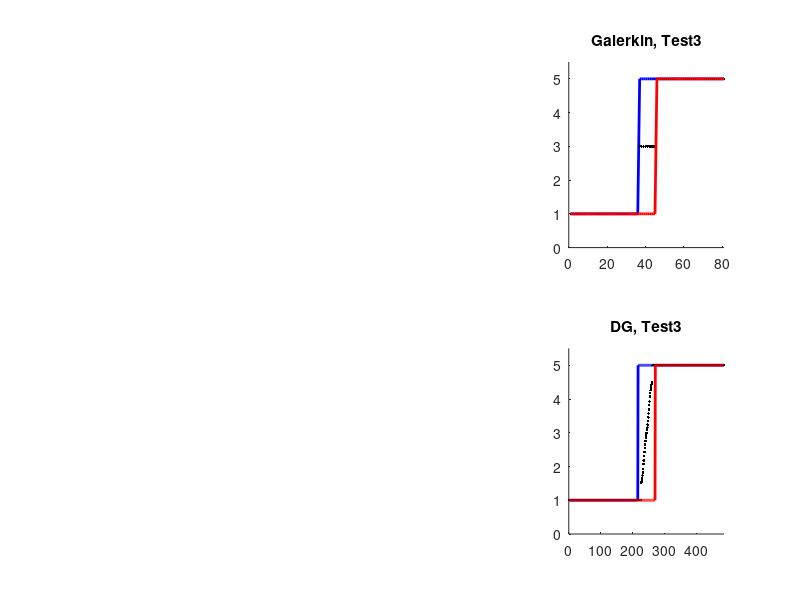

Source code (MATLAB):
function  Fce_abc
% Discontinuous galerkin, diffusion-reaction, piecewise linear functions
% (comparison with continuous Lagrange FEM)
% (0,L1) x (0,L2)
% boundary edges icluded !

% close all
clear all;
poradi_kresleni = 3; % choose the column in the figure and various functions FA and FAP !!

Uniform = 1; % 1=uniform or 0=nonuniform (so far 1 is working only)
toler = 1e1; % tolerance - not needed here; we only draw spectra and their bounds
max_steps = 500;
L1 = 1; L2 = 1; 
c_sigma = 2;  % sigma_p for the original problem ( >=2)
c_sigma_p = 2; % sigma_p for preconditioning problem ( >=2)

Nintervals = 10

NNN = ones(2,1)*Nintervals; % number of intervals in every direction (2D)
N1 = NNN(1); N2 = NNN(2); % number of intervals
x1 = linspace(0,L1,N1+1);
x2 = linspace(0,L2,N2+1);
if (Uniform==1) 
    h1 = L1/N1; h2 = L2/N2; 
    Ninner = (N1-1)*(N2-1);
end;
[X1,X2] = meshgrid(x1,x2);
[nodes,bnodes] = Nodes(N1,N2,L1,L2); % all nodes, including boundary nodes
elem = Elem(N1,N2,nodes);
Nele = max(size(elem))
Nnod = (N1+1)*(N2+1)
Nvox = N1*N2;  % number of pixels
more2few = More2Few(elem,Nele); % structure: elem, node_few
edge2elem = Edge2Elem(elem,Nele); 
% structure: n1,n2,e1,e2,n11,n12,n13,n21,n22,n23,m11,m12,m13,m21,m22,m23
pom = size(edge2elem);
Nedg = pom(1);
Ndof = 3*Nele;

% continuous Galerkin: ======================================
A = zeros(Nnod); % stiffness matrix
AP = A;
B = zeros(Nnod,1); % rhs
D1 = zeros(Nele,Nnod); % 2 matrices of derivatives in quadrature points (dx and dy)
D2 = zeros(Nele,Nnod);
upp1 = zeros(Nele,1);
low1 = zeros(Nele,1);
APcoord = zeros(Nele,3);
for kk = 1:Nele
    Apom = zeros(3);
    APpom = zeros(3);
    kde = elem(kk,1:3);
    nod = nodes(kde,:);
    dd = abs(det([nod(1,:)-nod(3,:);nod(2,:)-nod(3,:)]))/2;
    nod1 = [nod,ones(3,1)];
    der = inv(nod1);
    der = der(1:2,:); % d/dx, d/dy for 3 basis functions
    g = sum(nod)/3; % mass center
    aa = FA(g(1),g(2)); 
    aap = FAP(g(1),g(2));
    ff = FF(g(1),g(2));  
    rr = FR(g(1),g(2));
    rrp = FRP(g(1),g(2));    
    pom8 = [kk,kk+1*Nele];
    % derivatives [dxu1,0,dyu1]' and [0,dyu2,dxu2]' in all quad.points:    
    derr = [der(1,:);der(2,:)]; 
    pom = derr'*aa*derr;
    pomp = derr'*aap*derr;
    Apom = pom*dd + rr*[2,1,1;1,2,1;1,1,2]*h1*h2/24;  % ?correct
    APpom = pomp*dd + rrp*[2,1,1;1,2,1;1,1,2]*h1*h2/24;  % ?correct
    A(kde,kde) = A(kde,kde) + Apom;
    AP(kde,kde) = AP(kde,kde) + APpom;
    B(kde) = B(kde)+ff*dd/6;
    pom8 = sort(eig(Apom));  
    pom8p = sort(eig(APpom));  
    if (min(pom8)<-0.0001  || min(pom8p)<-0.0001) 
       disp('=========== chyba ============');  
       [pom8,pom8p]
       return; end;   
    pom9 = pinv(APpom)*Apom;   
    p9 = sort(real(eig(pom9)));
    if (abs(p9(1))<0.00001) low1(kk) = p9(2);
    else low1(kk) = p9(1); end;
    upp1(kk) = p9(end);
    APcoord(kk,:) = kde;
end;
low2 = zeros(Nnod,1)+1e8;;
upp2 = zeros(Nnod,1)-100;
APc1 = zeros(Nnod,3);
APc2 = APc1;
for kk = 1:Nele % 
    for j = 1:3
        s = elem(kk,j);
        if (low1(kk)<low2(s)) low2(s)=low1(kk); APc1(s,:) = APcoord(kk,:); end;       
        if (upp1(kk)>upp2(s)) upp2(s)=upp1(kk); APc2(s,:) = APcoord(kk,:); end;
    end;        
end;
for k = Nnod:-1:1 
if (bnodes(k)==1) A(k,:) = []; A(:,k) = []; B(k) = []; 
    AP(k,:) = []; AP(:,k) = []; 
    upp2(k) = []; low2(k) = [];
    APc1(k,:) = [];  APc2(k,:) = [];
end;
end;
% maybe better lower and upper bounds: 
 y = ContGalBounds(elem,Nele,Nnod,bnodes,low1,upp1,Ninner);
 low3 = y(1:Ninner,1);
 upp3 = y(1:Ninner,2);

%solution U:
U = A\B;
U1 = reshape(U,N1-1,N2-1);
U2 = zeros(N1+1,N2+1);
U2(2:N1,2:N2) = U1';
% subplot(2,2,1);
% surf(X1,X2,U2); 
% title('Cont G solution')
% view(15,15);

subplot(2,3,poradi_kresleni);
cla; hold on;
eigA = sort(real(eig(A)));
eigPA = sort(real(eig(inv(AP)*A)));
conditionA = max(eigA)/min(eigA)
conditionPA = max(eigPA)/min(eigPA)
plot(sort(upp2),'b','LineWidth',2);
plot(eigPA,'k.');
plot(sort(low2),'r','LineWidth',2);
axis([0,max(size(upp2)),0,max(upp2)+0.5])
% plot(low3(1:(N1-1)*(N2-1)),'k--');
% plot(upp3((N1-1)*(N2-1):-1:1),'k--');
k = 5;
ccc = strcat("Galerkin, Test ",num2str(poradi_kresleni))
title(ccc)
if (poradi_kresleni==2) legend('\gamma_{max}','\sigma(P_{G}^{-1}A_G)','\gamma_{min}');end;
conditionPAbound = max(upp2)/min(low2)

[x,flag,relres,iterPG]  = cgs(A,B,toler,max_steps,AP);
[x,flag,relres,iterG]  = cgs(A,B,toler,max_steps);
iteraceGaPG = [iterG,iterPG]


% discontinuous Galerkin: =============================================
ADG = zeros(Ndof); % DOFs - nodal values of disc. lin. function
APDG = ADG;
BDG = zeros(Ndof,1);
lower = zeros(Nedg,1);
upper = zeros(Nedg,1);
minAeig = 1e10;
maxAeig = -1;
for kk = 1:Nedg    
    Apom = zeros(6);
    APpom = zeros(6);
    p = edge2elem(kk,:);

% structure of a row: n1,n2,e1,e2,n11,n12,n13,n21,n22,n23,m11,m12,m13,m21,m22,m23
% (2 nodes, 2 elements (left, right), 
% 3 unique global numbers of nodes (left), 3 unique global numbers of nodes (right), 
% 3 longer global numbers of nodes (left), 3 longer global numbers of nodes (right))

    if (p(4)==0) % 1/3 of diffusion, reaction and F and both boundary integrals
        e1 = p(3);
        dof1 = p([11,12,13]); % nodesDG in first elem
        n1 = p([5,6,7]); % nodes in first elem
        point1 = nodes(n1,:);
        cen1 = sum(point1)/3;
        % element1 integral 1/3: 
        dd1 = abs(det([point1(1,:)-point1(3,:);point1(2,:)-point1(3,:)]))/2;
        nod1 = [point1,ones(3,1)];
        der1 = inv(nod1);
        derr1 = der1(1:2,:); % d/dx, d/dy for 3 basis functions
        aa1 = FA(cen1(1),cen1(2)); 
        ff1 = FF(cen1(1),cen1(2));
        pp1 = FAP(cen1(1),cen1(2));         
        pom1 = derr1'*aa1*derr1;  
        ADG(dof1,dof1) = ADG(dof1,dof1) + pom1*dd1/3;
        APDG(dof1,dof1) = APDG(dof1,dof1) + derr1'*pp1*derr1*dd1/3;
        BDG(dof1) = BDG(dof1) + ff1*dd1/6/3;
         Apom = pom1*dd1/3;
         APpom = derr1'*pp1*derr1*dd1/3;
        pom9 = pinv(APpom)*Apom;
        p9 = sort(real(eig(pom9)));
        lower(kk) = p9(2);
        upper(kk) = p9(end);
        
        % mass matrices: [2,1,1;1,2,1;1,1,2]*h^2/24;  % only ONE THIRD!
        rr1 = FR(cen1(1),cen1(2));    
        prr1 = FRP(cen1(1),cen1(2));    
        ADG(dof1,dof1) = ADG(dof1,dof1) + rr1*[2,1,1;1,2,1;1,1,2]*h1*h2/24/3;
        APDG(dof1,dof1) = APDG(dof1,dof1) + prr1*[2,1,1;1,2,1;1,1,2]*h1*h2/24/3;    
        Apom(1:3,1:3) = Apom(1:3,1:3) + rr1*[2,1,1;1,2,1;1,1,2]*h1*h2/24/3;    
        APpom(1:3,1:3) = APpom(1:3,1:3) + prr1*[2,1,1;1,2,1;1,1,2]*h1*h2/24/3;
         
        % edge integral:
        p1 = nodes(n1(1),:);
        p2 = nodes(n1(2),:);    
        de = norm(p2-p1); % edge length
        nor1 = p2 - p1;
        nor1 = [nor1(2),-nor1(1)];    
        nor1 = nor1/norm(nor1); % unit normal (directing to right)    
        flux1 = derr1'*aa1*nor1';       
        flux1p = derr1'*pp1*nor1';
        pom1 = [flux1]/2;    
        pom1p = [flux1p]/2;
        pom2 = [1,1,0]/2;
        flux = -(pom1*pom2+pom2'*pom1')*de; % co zde, + nebo - ????
        fluxP = -(pom1p*pom2+pom2'*pom1p')*de;  
        ADG([dof1],[dof1]) = ADG([dof1],[dof1]) + flux;
        APDG([dof1],[dof1]) = APDG([dof1],[dof1]) + fluxP; % !!!
        Apom = Apom + flux;    
        APpom = APpom + fluxP;  % !!!
 
        % penalty term:
        lam_aL = real(eig(aa1));        
        lam_pL = real(eig(pp1));        
        sigmaloc = 6/de*(max(lam_aL)^2/min(lam_aL) ) *  c_sigma;
        sigmaloc_p = 6/de*(max(lam_pL)^2/min(lam_pL) )  * c_sigma_p;    

        pom7 = [2,1;1,2]*de/6; % integrals of [[u]][[v]] 

        APDG([dof1(1:2)],[dof1(1:2)]) = APDG([dof1(1:2)],[dof1(1:2)])+pom7*sigmaloc_p; % !!!
        Apom([1,2],[1,2]) =  Apom([1,2],[1,2]) + pom7*sigmaloc;
        APpom([1,2],[1,2]) =  APpom([1,2],[1,2]) + pom7*sigmaloc_p;% !!!   
        
        % check of positivity:
        pom8 = sort(real(eig(Apom)));  
        pom8p = sort(real(eig(APpom)));  
        if (min(pom8)<-0.0000001  || min(pom8p)<-0.000001) 
        disp('=========== chyba ============'); 
        [pom8,pom8p]
        kk
        return; end;
        if (pom8(1)<minAeig) minAeig = pom8(1); end;
        if (pom8(end)>maxAeig) maxAeig = pom8(end); end;
        % eigen-bounds preparing: 
        pom9 = pinv(APpom)*Apom;
        p9 = sort(real(eig(pom9)));
        if (abs(p9(1))<0.000001) lower(kk) = p9(2);
        else lower(kk) = p9(1); end;
%       lower(kk) = p9(1);
        upper(kk) = p9(end);   
        continue;   
    end;
    n1 = edge2elem(kk,[5,6,7]); %elem(e1,:);   
    n2 = edge2elem(kk,[8,9,10]); %elem(e2,:);
    dof1 = edge2elem(kk,11:13); % 
    dof2 = edge2elem(kk,14:16); % 
    sdof1 = sort(dof1);
    sdof2 = sort(dof2);
    point1 = nodes(n1,:);
    point2 = nodes(n2,:);
    cen1 = sum(point1)/3;
    cen2 = sum(point2)/3;     
    % element1 integral 1/3:    
    dd1 = abs(det([point1(1,:)-point1(3,:);point1(2,:)-point1(3,:)]))/2;
    nod1 = [point1,ones(3,1)];
    der1 = inv(nod1);
    derr1 = der1(1:2,:); % d/dx, d/dy for 3 basis functions
    aa1 = FA(cen1(1),cen1(2)); 
    pp1 = FAP(cen1(1),cen1(2));
    ff1 = FF(cen1(1),cen1(2)); 
%     derr1 = [der1(1,:);der1(2,:)]; 
    pom1 = derr1'*aa1*derr1;
    pom1p = derr1'*pp1*derr1;
    ADG(dof1,dof1) = ADG(dof1,dof1) + pom1*dd1/3;
    APDG(dof1,dof1) = APDG(dof1,dof1) + pom1p*dd1/3;
    BDG(dof1) = BDG(dof1) + ff1*dd1/6/3;   
   % element2 integral 1/3:    
    dd2 = abs(det([point2(1,:)-point2(3,:);point2(2,:)-point2(3,:)]))/2;
    nod2 = [point2,ones(3,1)];
    der2 = inv(nod2);
    derr2 = der2(1:2,:); % d/dx, d/dy for 3 basis functions
    aa2 = FA(cen2(1),cen2(2)); 
    pp2 = FAP(cen2(1),cen2(2)); 
    ff2 = FF(cen2(1),cen2(2));
%     derr2 = [der2(1,:);der2(2,:)]; 
    pom2 = derr2'*aa2*derr2;
    pom2p = derr2'*pp2*derr2;
    ADG(dof2,dof2) = ADG(dof2,dof2) + pom2*dd2/3;
    APDG(dof2,dof2) = APDG(dof2,dof2) + pom2p*dd2/3;
    BDG(dof2) = BDG(dof2) + ff2*dd2/6/3;    
    Apom(1:3,1:3) = pom1*dd1/3;
    Apom(4:6,4:6) = pom2*dd2/3;
    APpom(1:3,1:3) = pom1p*dd1/3;
    APpom(4:6,4:6) = pom2p*dd2/3;  
   
  % mass matricces: [2,1,1;1,2,1;1,1,2]*h^2/24;  % only ONE THIRD!
    rr1 = FR(cen1(1),cen1(2));
    rr2 = FR(cen2(1),cen2(2));
    prr1 = FRP(cen1(1),cen1(2));
    prr2 = FRP(cen2(1),cen2(2));
    ADG(dof1,dof1) = ADG(dof1,dof1) + rr1*[2,1,1;1,2,1;1,1,2]*h1*h2/24/3;
    ADG(dof2,dof2) = ADG(dof2,dof2) + rr2*[2,1,1;1,2,1;1,1,2]*h1*h2/24/3;
    APDG(dof1,dof1) = APDG(dof1,dof1) + prr1*[2,1,1;1,2,1;1,1,2]*h1*h2/24/3;
    APDG(dof2,dof2) = APDG(dof2,dof2) + prr2*[2,1,1;1,2,1;1,1,2]*h1*h2/24/3;
    Apom(1:3,1:3) = Apom(1:3,1:3) + rr1*[2,1,1;1,2,1;1,1,2]*h1*h2/24/3;
    Apom(4:6,4:6) = Apom(4:6,4:6) + rr2*[2,1,1;1,2,1;1,1,2]*h1*h2/24/3;
    APpom(1:3,1:3) = APpom(1:3,1:3) + prr1*[2,1,1;1,2,1;1,1,2]*h1*h2/24/3;
    APpom(4:6,4:6) = APpom(4:6,4:6) + prr2*[2,1,1;1,2,1;1,1,2]*h1*h2/24/3;    
       
  % edge integral:
    p1 = nodes(n1(1),:);
    p2 = nodes(n1(2),:);    
    de = norm(p2-p1); % edge length
    nor1 = p2 - p1;
    nor1 = [nor1(2),-nor1(1)];    
    nor1 = nor1/norm(nor1); % unit normal (directing to right)
    
    flux1 = derr1'*aa1*nor1';
    flux2 = derr2'*aa2*nor1';
    flux1p = derr1'*pp1*nor1';
    flux2p = derr2'*pp2*nor1';
    pom1 = [flux1;flux2]/2;    
    pom1p = [flux1p;flux2p]/2;
    pom2 = [1,1,0,-1,-1,0]/2;
    flux = -(pom1*pom2+pom2'*pom1')*de; % co zde, + nebo - ????
    fluxP = -(pom1p*pom2+pom2'*pom1p')*de;    
    
    ADG([dof1,dof2],[dof1,dof2]) = ADG([dof1,dof2],[dof1,dof2]) + flux;
      APDG([dof1,dof2],[dof1,dof2]) = APDG([dof1,dof2],[dof1,dof2]) + fluxP; % !!!
    Apom = Apom + flux;    
      APpom = APpom + fluxP;  % !!!

  % penalty term:
  lam_aL = real(eig(aa1));
  lam_aR = real(eig(aa2));
  lam_pL = real(eig(pp1));
  lam_pR = real(eig(pp2));
  sigmaloc = 3/de*(max(lam_aL)^2/min(lam_aL) + max(lam_aR)^2/min(lam_aR)) * c_sigma;
  sigmaloc_p = 3/de*(max(lam_pL)^2/min(lam_pL) + max(lam_pR)^2/min(lam_pR))  * c_sigma_p;

    pom7 = [2,1,-2,-1;1,2,-1,-2;-2,-1,2,1;-1,-2,1,2]*de/6; % integrals of [[u]][[v]]   

    ADG([dof1(1:2),dof2(1:2)],[dof1(1:2),dof2(1:2)]) = ...
        ADG([dof1(1:2),dof2(1:2)],[dof1(1:2),dof2(1:2)])+pom7*sigmaloc;
    APDG([dof1(1:2),dof2(1:2)],[dof1(1:2),dof2(1:2)]) = ...
        APDG([dof1(1:2),dof2(1:2)],[dof1(1:2),dof2(1:2)])+pom7*sigmaloc_p; % !!!
    Apom([1,2,4,5],[1,2,4,5]) =  Apom([1,2,4,5],[1,2,4,5]) + pom7*sigmaloc;
    APpom([1,2,4,5],[1,2,4,5]) =  APpom([1,2,4,5],[1,2,4,5]) + pom7*sigmaloc_p;% !!!   
    
    % check of positivity:
    pom8 = sort(real(eig(Apom)));  
    pom8p = sort(real(eig(APpom)));  
    if (min(pom8)<-0.0000001  || min(pom8p)<-0.000001) 
       disp('=========== chyba ============'); 
       [pom8,pom8p]
       kk
       return; end;
   if (pom8(1)<minAeig) minAeig = pom8(1); end;
   if (pom8(end)>maxAeig) maxAeig = pom8(end); end;
   % eigen-bounds preparing: 
   pom9 = pinv(APpom)*Apom;
   p9 = sort(real(eig(pom9)));
   if (abs(p9(1))<0.00001) lower(kk) = p9(2);
   else lower(kk) = p9(1); end;
   if (abs(p9(2))<0.00001) lower(kk) = p9(3); end;   
%    lower(kk) = p9(1);
   upper(kk) = p9(end);   
end;

pom6 = zeros(Ndof,1);
for kk = 1:Nedg    
    if (bnodes(edge2elem(kk,5))==1) pom6(edge2elem(kk,11))=1; end;
    if (bnodes(edge2elem(kk,6))==1) pom6(edge2elem(kk,12))=1; end;
    if (bnodes(edge2elem(kk,7))==1) pom6(edge2elem(kk,13))=1; end;
   if (edge2elem(kk,4)>0)
    if (bnodes(edge2elem(kk,8))==1) pom6(edge2elem(kk,14))=1; end;
    if (bnodes(edge2elem(kk,9))==1) pom6(edge2elem(kk,15))=1; end;
    if (bnodes(edge2elem(kk,10))==1) pom6(edge2elem(kk,16))=1; end;
   end;     
end;
for kk = Ndof:-1:1
    if pom6(kk)==1
        ADG(:,kk) = [];
        ADG(kk,:) = [];
        APDG(:,kk) = [];
        APDG(kk,:) = [];
        BDG(kk) = [];
    end;
end;
% DG solution
UDG = ADG\BDG;
UDG1 = pom6*0;
UDG1(pom6<1) = UDG;

% subplot(2,2,3); % DG solution
% drawDG(UDG1,nodes,edge2elem) 
% view(15,15);
% title('DG solution');
PreDG = inv(APDG)*ADG;
eigADG = sort(real(eig(ADG)));
eigPDG = sort(real(eig(PreDG)));
conditionADG = eigADG(end)/eigADG(1)

PreDG = inv(APDG)*ADG;
conditionPPP_ADG = eigPDG(end)/eigPDG(1)




% eigen-bounds:
elower = zeros(Ndof,1)+1e8;
eupper = zeros(Ndof,1)-1;
for kk = 1:Nedg
    p = edge2elem(kk,:);
    c1 = lower(kk);
    c2 = upper(kk);    
    for jj = 11:13        
        if (c1<elower(p(jj))) elower(p(jj)) = c1; end;
        if (c2>eupper(p(jj))) eupper(p(jj)) = c2; end;        
    end;
    if (p(4)>0)
        for jj = 14:16        
        if (c1<elower(p(jj))) elower(p(jj)) = c1; end;
        if (c2>eupper(p(jj))) eupper(p(jj)) = c2; end;        
    end;
    end;
end;
for kk = Ndof:-1:1
    if pom6(kk)==1
        elower(kk) = [];
        eupper(kk) = [];
    end;
end;

subplot(2,3,poradi_kresleni+3);
cla; hold on;

plot(sort(eupper),'b','LineWidth',2);
plot(eigPDG,'k.');
plot(sort(elower),'r','LineWidth',2);
axis([0,max(size(eupper)),0,max(eupper)+0.5])
ccc = strcat("DG, Test ",num2str(poradi_kresleni));
title(ccc);
if (poradi_kresleni==2) 
    legend('\gamma_{max}','\sigma(P_{DG}^{-1}A_{DG})','\gamma_{min}');end;

conditionPPP_ADG_bound = max(eupper)/min(elower)
tic;
[x,flag,relres,iterPDG]  = cgs(ADG,BDG,toler,max_steps,APDG);
casPDG = toc;
tic;
[x,flag,relres,iterDG]  = cgs(ADG,BDG,toler,max_steps);
casDG = toc;
iterDGandPDG = [iterDG,iterPDG]
timeDGandPDG = [casDG,casPDG]

Ginfo = [conditionA,conditionPA,conditionPAbound]
iterG = iteraceGaPG
DGinfo = [conditionADG,conditionPPP_ADG,conditionPPP_ADG_bound]
iterDG = iterDGandPDG
timeDGandPDG



%============================================================
%============================================================
%============================================================
%============================================================

function y = FA(x1,x2) % diffusion coefficient
% y = [3.01+3*sin(x1*x2*pi)/1,0;0,1.01+sin(x1*x2*pi)/1];
y = [1,0;0,1];
if (x1>0.5) y = [5,0;0,5]; end;
% y = [1,0;0,1];
% if ((x1-0.5)^2+(x2-0.5)^2<0.1) y = [1,0;0,1]*2; end;

function y = FAP(x1,x2) % preconditioning diffusion coefficient
y = [3,0;0,1];
y = [1,0;0,1];

function y = FR(x1,x2) % reaction coefficient
y = 0;

function y = FRP(x1,x2) % reaction coefficient
y = 0;

function y = FF(x1,x2) % right hand side
y = 10;

function [nodes,bnodes] = Nodes(N1,N2,L1,L2)
NN = (N1+1)*(N2+1);
h1 = L1/N1; h2 = L2/N2; 
nodes = zeros(NN,2);
bnodes = zeros(NN,1);
j = 1;
for k2 = 1:N2+1
    for k1 = 1:N1+1        
            nodes(j,:) = [(k1-1)*h1,(k2-1)*h2];
            if (k1==1 || k1==N1+1 || k2==1 || k2==N2+1)
            bnodes(j) = 1; end;
            j = j+1;
    end;
end;

function elem = Elem(N1,N2,nodes)
NN = N1*N2;
elem = zeros(2*NN,3);
j = 1;
for k2 = 1:N2
    for k1 = 1:N1
        p = (k2-1)*(N1+1)+k1; % lower left corner
            elem(j,:) = [p,p+1,p+N1+2]; 
            elem(j+1,:) = [p,p+N1+1,p+N1+2];
            j = j+2;
    end;
end;

function y = Edge2Elem(elem,Nele)
edge2elem = zeros(1,16); 
% structure: n1,n2,e1,e2,n11,n12,n13,n21,n22,n23,m11,m12,m13,m21,m22,m23
m = 1;
for kk = 1:Nele
    pp = elem(kk,:);
    p = [pp(1),pp(2)];
    moren = zeros(1,6);
    kam = 1;    
    for k3 = 1:m % already exists
        if ((edge2elem(k3,1)==p(1)&&(edge2elem(k3,2)==p(2)))) kam=2; break; end;
    end; 
    if (kam==1) 
        moren = [kk*3-2,kk*3-1,kk*3,0,0,0];
        newedge = [p(1),p(2),kk,0,pp(1),pp(2),pp(3),0,0,0,moren];
        edge2elem = [edge2elem;newedge]; 
        m = m+1;
    else edge2elem(k3,[4,8,9,10,14,15,16]) = [kk,pp(1),pp(2),pp(3),kk*3-2,kk*3-1,kk*3]; 
    end; 
    
    p = [pp(1),pp(3)];
    kam = 1;    
    for k3 = 1:m % already exists
        if ((edge2elem(k3,1)==p(1)&&(edge2elem(k3,2)==p(2)))) kam=2; break; end;
    end; 
    if (kam==1) 
        moren = [kk*3-2,kk*3,kk*3-1,0,0,0];
        newedge = [p(1),p(2),kk,0,pp(1),pp(3),pp(2),0,0,0,moren];
        edge2elem = [edge2elem;newedge]; 
        m = m+1;
    else edge2elem(k3,[4,8,9,10,14,15,16]) = [kk,pp(1),pp(3),pp(2),kk*3-2,kk*3,kk*3-1]; 
    end;   
    
    p = [pp(2),pp(3)];
    kam = 1;    
    for k3 = 1:m % already exists
        if ((edge2elem(k3,1)==p(1)&&(edge2elem(k3,2)==p(2)))) kam=2; break; end;
    end; 
    if (kam==1) 
        moren = [kk*3-1,kk*3,kk*3-2,0,0,0];
        newedge = [p(1),p(2),kk,0,pp(2),pp(3),pp(1),0,0,0,moren];
        edge2elem = [edge2elem;newedge]; 
        m = m+1;
    else edge2elem(k3,[4,8,9,10]) = [kk,pp(2),pp(3),pp(1),kk*3-1,kk*3,kk*3-2]; 
    end; 
end;
edge2elem(1,:) = [];
y = edge2elem;

function y = More2Few(elem,Nele)
more2few = zeros(3*Nele,2); % structure: elem, node_few
for kk = 1:Nele
    pom = elem(kk,:);
    w = [kk*3-2,kk*3-1,kk*3];
    more2few(w,:) = [kk,kk,kk;w]';    
end;
y = more2few;

function y = ContGalBounds(elem,Nele,Nnod,bnodes,low1,upp1,Ninner)
% better lower bounds:
low3 = zeros(Nnod,1);
elem_eig = elem;
for kk = 1:Nele
    for jj = 1:3
        if (bnodes(elem_eig(kk,jj))>0) elem_eig(kk,jj)=0; end;
    end;
    if (sum(elem_eig(kk,:))==0) low1(kk)=100000; upp1(kk)=-1; end;
end;
% low1
% return
for jj = 1:Nnod       
    [vL,eL] = min(low1);
    low3(jj) = vL;
    pom = elem_eig(eL,:);
    [n1,c] = max(pom);
    for kk = 1:Nele
        for mm = 1:3
            if (elem_eig(kk,mm)==n1) elem_eig(kk,mm)=0; end            
        end;
        if (sum(elem_eig(kk,:))==0) low1(kk)=1e9; end;
    end;
%     [low1,elem_eig];
end;
% better lower bounds:
upp3 = zeros(Nnod,1);
elem_eig = elem;
for kk = 1:Nele
    for jj = 1:3
        if (bnodes(elem_eig(kk,jj))>0) elem_eig(kk,jj)=0; end;
    end;
    if (sum(elem_eig(kk,:))==0) upp1(kk)=-10000000; upp1(kk)=-1; end;
end;
ccc = [upp1,elem_eig];
for jj = 1:Nnod       
    [vU,eU] = max(upp1);
    upp3(jj) = vU;
    pom = elem_eig(eU,:);
    [n1,c] = max(pom);
    for kk = 1:Nele
        for mm = 1:3
            if (elem_eig(kk,mm)==n1) elem_eig(kk,mm)=0; end            
        end;
        if (sum(elem_eig(kk,:))==0) upp1(kk)=-1e9; end;
    end;
%     [upp1,elem_eig];
end;
y = [low3,upp3];

function y = drawDG(UDG1,nodes,edge2elem) 
n = max(size(edge2elem));
cla; hold on;
for kk = 1:n
    n1 = edge2elem(kk,5:7);
    dof1 = edge2elem(kk,11:13);
    p1 = nodes(n1,:);
    x1 = p1(:,1);
    y1 = p1(:,2);    
    z1 = UDG1(dof1);
    surf([x1(1),x1(2);x1(3),x1(3)],[y1(1),y1(2);y1(3),y1(3)],[z1(1),z1(2);z1(3),z1(3)])
end;

